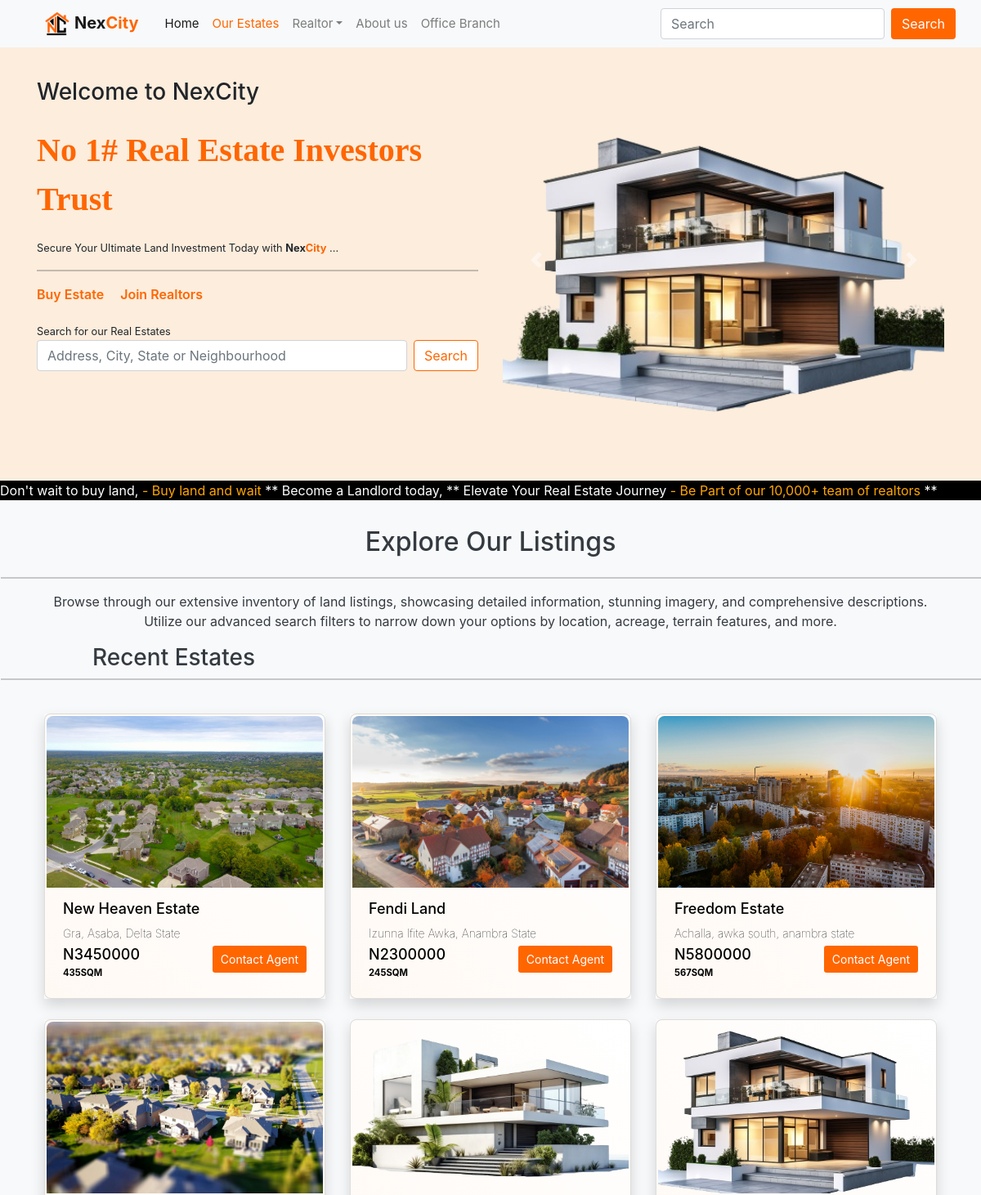
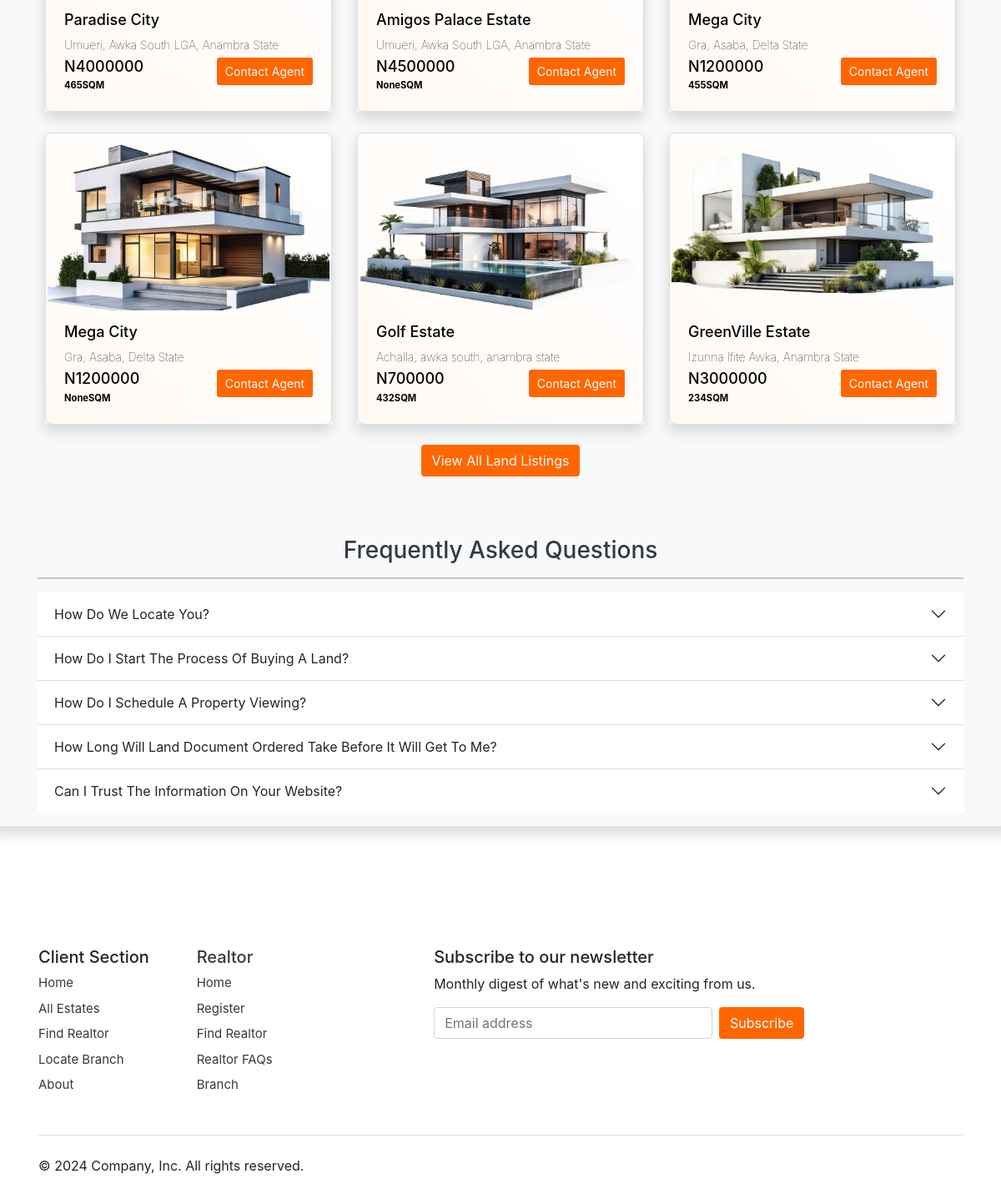
The page / on the database its author committed (2 pictures, top to bottom).
### estate/models.py (models this page shows)
class Estate(models.Model):
    title= models.CharField(max_length = 100)
    location= models.CharField(max_length = 400)
    documents = models.CharField(max_length = 400)
    landmarks= models.CharField(max_length = 400)
    features= models.TextField(blank=True)
    price= models.IntegerField()
    size= models.IntegerField(null=True, default="465")
    discounted_price = models.DecimalField(max_digits=100, decimal_places = 0, blank=True, null = True)
    image = models.ImageField(default='\image\pexels-pixabay-280221.jpg', upload_to='image/', blank=True, null=True)
    subscription_form = models.FileField(upload_to='subscription/', blank=True, null=True, default='\image\pexels-pixabay-280221.jpg')
    c_of_o = models.CharField(null=True, max_length=100, blank=True)
    google_map = models.TextField(blank=True)

### estate/views.py (the view)
# urls.py: 2. Add a URL to urlpatterns:  path('', views.home, name='home')
def home(request):
    estate = Estate.objects.order_by('-id')[:9]
    return render(request, "index.html", locals())

### estate/templates/index.html (shortened to what this page needs)
{%extends 'base.html'%}
{%load static%}
    {%block body%}
    <div style="background-color:  rgb(252, 237, 221) ;">
        <div class="container" ><div class="row text-align-center pt-5">
        <div class="col-lg ">
          <div class="text-center">
            <div class=" text-sm-start heading">
          <h3 class="mt-5">Welcome to NexCity</h3>
                        <p class="fw-bold pt-3 main">No 1# Real Estate Investors Trust</p>
                        <small>Secure Your Ultimate Land Investment Today with <strong>Nex<span class="oranger">City</strong> ...</small> <br></div></div><hr>
                          <div class="buy-join ">
                            <a href="/all_listing/">Buy Estate</a>
                            <a href="/register_realtor/">Join Realtors</a>
                          </div>
                        <small>Search for our Real Estates</small>
                        <form class="d-flex" role="search" required method="POST" action="/searched_estate">
                          <input class="form-control me-2" type="search" placeholder="Address, City, State or Neighbourhood" name = "search_estate" aria-label="Search">
                          <button class="btn btn-outline-dark oranger-btn" type="submit">Search</button>
                        </form>
                      </div>
                        <div class="col-lg">
                            <div id="carouselExampleAutoplaying" class="carousel slide" data-bs-ride="carousel">
                              <div class="carousel-inner">
                                <div class="carousel-item active">
                                  <img src="{% static 'images/banner1.png' %}" class="d-block w-100" alt="...">
                                </div>
                              </div>
                              <button class="carousel-control-prev" type="button" data-bs-target="#carouselExampleAutoplaying" data-bs-slide="prev">
                                <span class="carousel-control-prev-icon" aria-hidden="true"></span>
                              </button>
                              <button class="carousel-control-next" type="button" data-bs-target="#carouselExampleAutoplaying" data-bs-slide="next">
                                <span class="carousel-control-next-icon" aria-hidden="true"></span>
                              </button>
                            </div>
                          </div>
                          </div>
                          </div>
                          </div>
                          <div class="d-none d-sm-block">
                            <div class="ticker-container">
                              <div class="ticker">
                                <div class="ticker-text">
                                  Don't wait to buy land, <span class="oranger"> - Buy land and wait </span>** Become a Landlord today, ** Elevate Your Real Estate Journey <span class="oranger"> - Be Part of our 10,000+ team of realtors </span>**
                                </div>
                              </div>
                            </div>
                        </div>
<div class=""style="background-color:  rgb(232, 244, 253) ;">
    <div class=" " >
        <div class="row  text-center p-sm-3  text-dark border-bottom shadow bg-light" >
          <h2 class="text-dark p-3 text-center">Explore Our Listings</h2><hr>
          <div class="containe">
          <p class="para-products-offer px-md-5 px-4 text-sm-lg">
            Browse through our extensive inventory of land listings, showcasing detailed information, stunning imagery, and comprehensive descriptions. Utilize our advanced search filters to narrow down your options by location, acreage, terrain features, and more.
          </p></div>
          <div class="container mx-md-5 px-md-3">
          <h3 class="text-dark mx-sm-5 mx-2 text-start">      Recent Estates</h3></div><hr>
          <div class="container px-4">
<div class="row">
          {% for i in estate %}
          <div class="col-md-4 col-sm-6 ">
          <div class="cards shadow">
            <a href="/land_details/{{i.id}}" class="card">
              <img src="{{i.image.url}}" alt="">
              <div class="card_body">
                <h5 class="card_title" style="text-decoration: none;">{{i.title}}</h5>
                <p class="card_text" style="margin-bottom: 5px;">{{i.location}}</p>
                <div class="d-flex justify-content-between">
                  <div>
                    <h6 class="card_title" style="text-decoration: none; margin: 0;">N{{i.price}}</h6>
                <p style="margin: 0;"><small class="fw-bold">{{i.size}}SQM</small></p>
                </div>
                <div>
                  <button class="btn-sm btn-oranger" > Contact Agent</button>
                </div>
              </div>
              </div>
            </a>
          </div>
        </div>
          {% endfor %}</div><a href="all_listing/" class="btn m-4 btn-oranger" > View All Land Listings </a></div>
          <div class="container">
            <h3 class="text-center pt-5">Frequently Asked Questions</h3><hr>
          <div class="accordion accordion-flush" id="accordionFlushExample">
            <div class="accordion-item">
              <h2 class="accordion-header " id="flush-headingOne">
                <button class="text-capitalize accordion-button collapsed" type="button" data-bs-toggle="collapse" data-bs-target="#questionOne" aria-controls="flush-collapseOne">
                  How do we locate you?
              </h2>
            </div>
            <div class="accordion-item">
              <h2 class="accordion-header " id="flush-headingOne">
                <button class="text-capitalize accordion-button collapsed" type="button" data-bs-toggle="collapse" data-bs-target="#questionTwo" aria-controls="flush-collapseOne">
                  How do I start the process of buying a Land?
              </h2>
            </div>
            <div class="accordion-item">
              <h2 class="accordion-header " id="flush-headingOne">
                <button class="text-capitalize accordion-button collapsed" type="button" data-bs-toggle="collapse" data-bs-target="#questionThree" aria-controls="flush-collapseOne">
                  How do I schedule a property viewing?
              </h2>
            </div>
            <div class="accordion-item">
              <h2 class="accordion-header " id="flush-headingOne">
                <button class="text-capitalize accordion-button collapsed" type="button" data-bs-toggle="collapse" data-bs-target="#questionFour" aria-controls="flush-collapseOne">
                  How Long will Land document ordered take before it will get to me?
              </h2>
            </div>
            <div class="accordion-item">
              <h2 class="accordion-header " id="flush-headingw">
                <button class="text-capitalize accordion-button collapsed" type="button" data-bs-toggle="collapse" data-bs-target="#questionFive" aria-controls="flush-collapseOne">
                  Can I trust the information on your website?
              </h2>
            </div>
          </div>
          </div>
        </div></div></div>
    {%endblock%}

### estate/static/css/style.css (style rules this page uses)
p.main { color: rgb(255, 102, 0); font-size: 45px; font-family: 'montserrat'; }
.btn-oranger { background-color: rgb(255, 102, 0); color: white; border-color: rgba(240, 248, 255, 0); }
.oranger { color: rgb(255, 102, 0); }
.oranger-btn { background-color: white; border-color: rgb(255, 102, 0); color: rgb(255, 102, 0); }
div.buy-join { display: flex; }
.buy-join a { text-decoration: none; color: rgb(255, 102, 0); font-weight: 600; margin-right: 20px; margin-bottom: 20px; }
@media (min-width: 476px) { p.main { font-size: 2.5rem; } }
.ticker-container { overflow: hidden; background-color: black; }
.ticker { display: flex; animation: ticker-slide 20s linear infinite; }
.ticker-text { color: white; padding-right: 0%; }
.ticker-text span { color: orange; padding-right: 0%; }
.cards { display: flex; margin-top: 25px; gap: 50px; flex-wrap: wrap; }
.card { flex-grow: 1; flex-basis: 300px; background:linear-gradient(45deg, #fff9f4, #ffffff ); padding: 2px; border-radius: 8px; text-decoration: none; }
.card img { width: 100%; height: 210px; object-fit: cover; border-radius: 8px 8px 0 0; }
.card_body { text-align: start; padding: 15px 20px 20px; color: black; }
.card_title { font-size: 18px; font-weight: 500; text-decoration: none; padding: 0; }
.card_body { font-size: 14px; font-weight: lighter; }

### estate/templates/base.html (style rules this page uses)
p.main { color: rgb(255, 102, 0); font-size: 45px; font-family: 'montserrat'; }
.btn-oranger { background-color: rgb(255, 102, 0); color: white; border-color: rgba(240, 248, 255, 0); }
.oranger { color: rgb(255, 102, 0); }
.oranger-btn { background-color: white; border-color: rgb(255, 102, 0); color: rgb(255, 102, 0); }
div.buy-join { display: flex; }
.buy-join a { text-decoration: none; color: rgb(255, 102, 0); font-weight: 600; margin-right: 20px; margin-bottom: 20px; }
@media (min-width: 476px) { p.main { font-size: 2.5rem; } }
.ticker-container { overflow: hidden; background-color: black; }
.ticker { display: flex; animation: ticker-slide 20s linear infinite; }
.ticker-text { color: white; padding-right: 0%; }
.ticker-text span { color: orange; padding-right: 0%; }
.cards { display: flex; margin-top: 25px; gap: 50px; flex-wrap: wrap; }
.card { flex-grow: 1; flex-basis: 300px; background:linear-gradient(45deg, #fff9f4, #ffffff ); padding: 2px; border-radius: 8px; text-decoration: none; }
.card img { width: 100%; height: 210px; object-fit: cover; border-radius: 8px 8px 0 0; }
.card_body { text-align: start; padding: 15px 20px 20px; color: black; }
.card_title { font-size: 18px; font-weight: 500; text-decoration: none; padding: 0; }
.card_body { font-size: 14px; font-weight: lighter; }

### rows shown on the page
Estate: image (picture), title "New Heaven Estate", location "Gra, Asaba, Delta State", price "3450000", size "435"
Estate: image (picture), title "Fendi Land", location "Izunna Ifite Awka, Anambra State", price "2300000", size "245"
Estate: image (picture), title "Freedom Estate", location "Achalla, awka south, anambra state", price "5800000", size "567"
Estate: image (picture), title "Paradise City", location "Umueri, Awka South LGA, Anambra State", price "4000000", size "465"
Estate: image (picture), title "Amigos Palace Estate", location "Umueri, Awka South LGA, Anambra State", price "4500000", size "None"
Estate: image (picture), title "Mega City", location "Gra, Asaba, Delta State", price "1200000", size "455"
Estate: image (picture), title "Mega City", location "Gra, Asaba, Delta State", price "1200000", size "None"
Estate: image (picture), title "Golf Estate", location "Achalla, awka south, anambra state", price "700000", size "432"
Estate: image (picture), title "GreenVille Estate", location "Izunna Ifite Awka, Anambra State", price "3000000", size "234"
